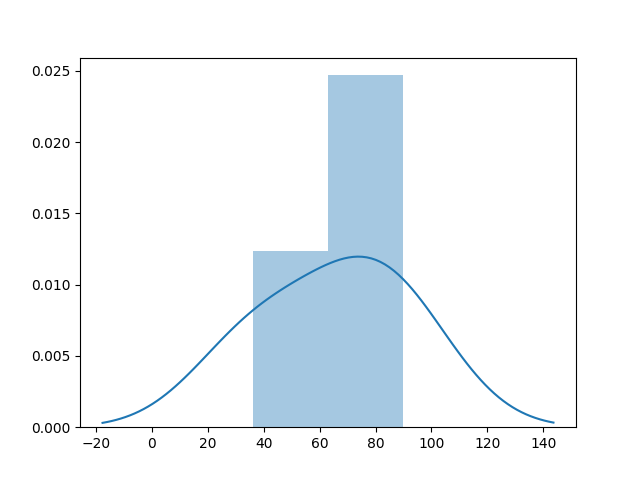
#> input picture Hue_dist.png, 640 x 480 px
$ python -i line.py   (imports and definitions only)
#> lines starting #> are read from the running program, lines starting #| are printed output that depends on the picture
### util/utils.py
import os


def set_io_dir(input, output):
    if not os.path.isdir(input):
        raise IOError(input, 'not found')

    if not os.path.isdir(output):
        os.makedirs(output)

    return input, output

### conversion/line.py
import sys
import os
import glob
import cv2

sys.path.append('.')
from util.utils import set_io_dir


def convert(input, output):
    input, output = set_io_dir(input, output)

    illusts = glob.glob(os.path.join(input, '*.png'))

    for suffix, illust in enumerate(illusts):
        root, ext = os.path.splitext(illust)
        img = cv2.imread(illust, cv2.IMREAD_COLOR)
        if isinstance(img, type(None)):
            continue
        blur = cv2.GaussianBlur(img, (3,3), 0)
        gray = cv2.cvtColor(blur, cv2.COLOR_BGR2GRAY)
        bin = cv2.adaptiveThreshold(gray, 255, cv2.ADAPTIVE_THRESH_GAUSSIAN_C, cv2.THRESH_BINARY, 7, 8)
        file_name = os.path.basename('{0}_{1}.png'.format(root, suffix))
        cv2.imwrite(os.path.join(output, file_name), bin)
        print('DONE: %s' % file_name)


# [2 lines not run here, left out]

>>> import cv2
>>> picture = cv2.imread('../Hue_dist.png', cv2.IMREAD_GRAYSCALE)
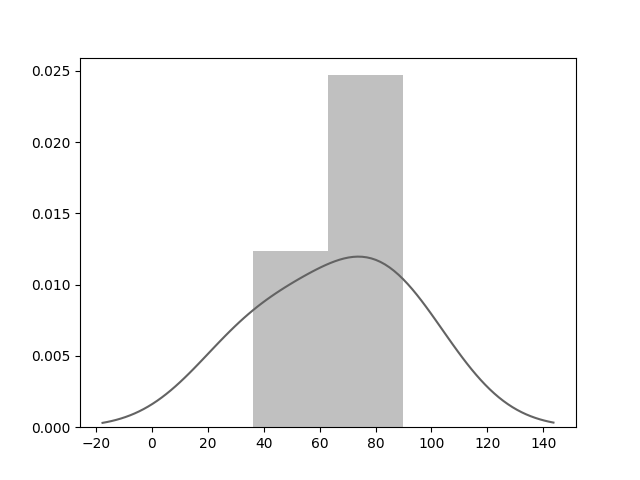
#> picture: shape (480, 640); min 0, max 255, mean 243.6
>>> result = convert(picture, 'out.png')
#> (the run stopped early here; a loop or call above may not have finished)
